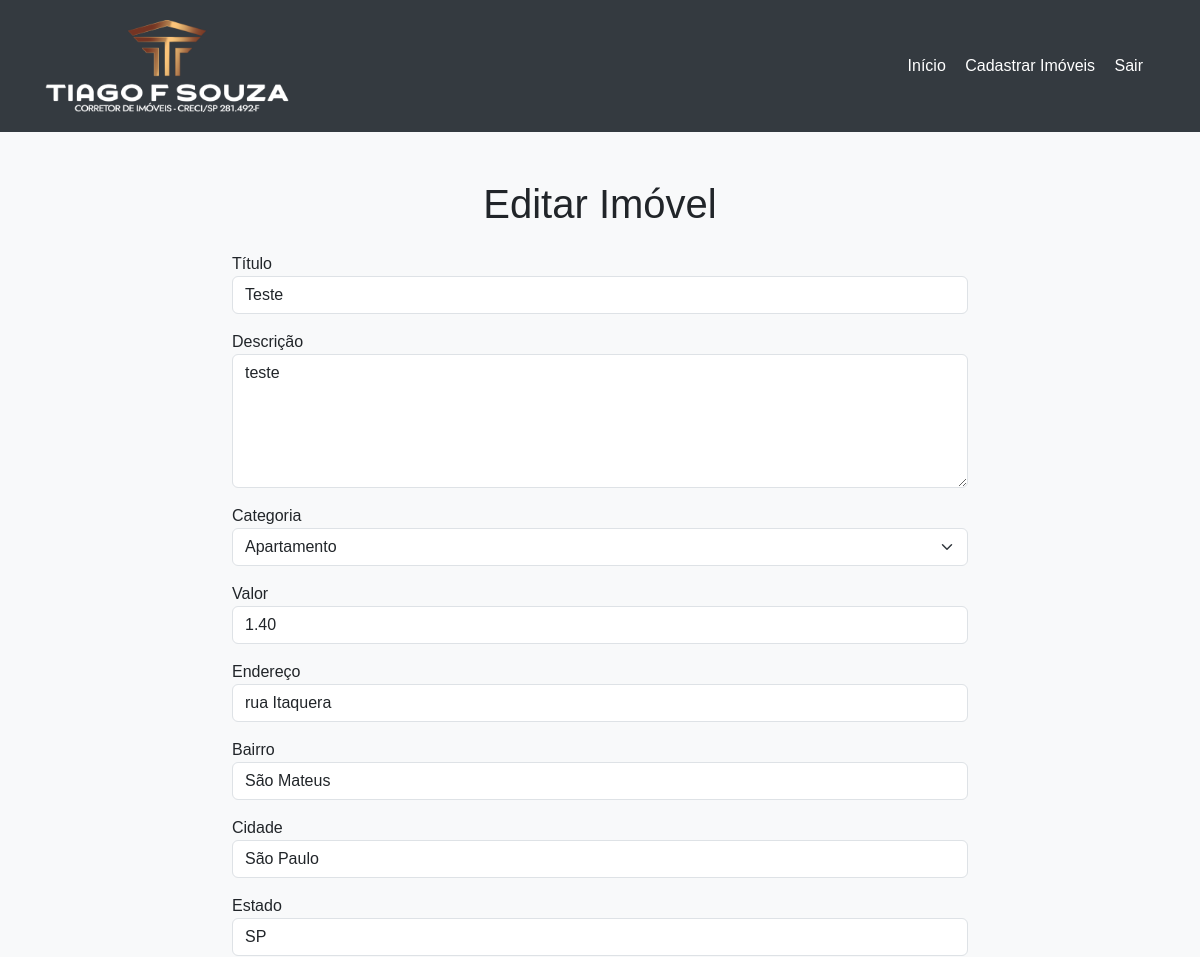
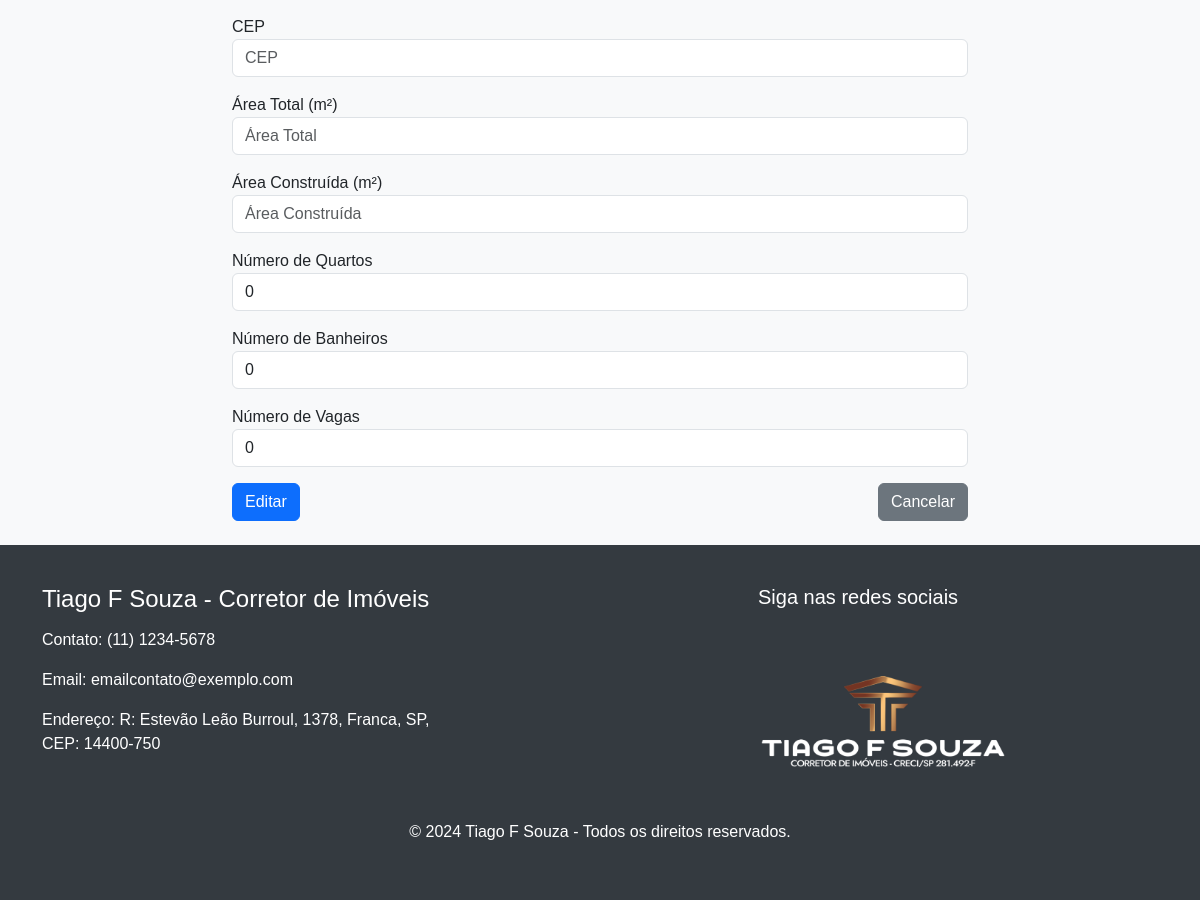
Page /adm/edit_aluguel.php?id=8 (signed in) on the committed database (2 pictures, top to bottom).
### tables this page shows
CREATE TABLE `aluguel` (
  `id` int(11) NOT NULL,
  `titulo` varchar(300) NOT NULL,
  `descricao` varchar(5000) NOT NULL,
  `foto` varchar(1000) NOT NULL,
  `valor` decimal(10,2) NOT NULL,
  `categoria` varchar(100) NOT NULL,
  `endereco` varchar(255) NOT NULL,
  `bairro` varchar(150) NOT NULL,
  `cidade` varchar(100) NOT NULL,
  `estado` varchar(50) NOT NULL,
  `cep` varchar(20) NOT NULL,
  `area_total` varchar(50) DEFAULT NULL,
  `area_construida` varchar(50) DEFAULT NULL,
  `num_quartos` int(11) DEFAULT NULL,
  `num_banheiros` int(11) DEFAULT NULL,
  `num_vagas` int(11) DEFAULT NULL
);

### adm/edit_aluguel.php (the view, shortened to what this page needs)
<?php
if(!empty($_GET['id'])){
    include('../conn.php');
    $id = $_GET['id'];
    $sqlSelect = "SELECT * FROM aluguel WHERE id=$id";
    $resultad = $mysqli->query($sqlSelect);
    if($resultad->num_rows > 0){
        while($post_data = mysqli_fetch_array($resultad)){
            $vTitulo = $post_data["titulo"];
            $vDesc = $post_data["descricao"];
            $vCat = $post_data["categoria"];
            $vValue = $post_data["valor"];
            $vEndereco = $post_data["endereco"];
            $vBairro = $post_data["bairro"];
            $vCidade = $post_data["cidade"];
            $vEstado = $post_data["estado"];
            $vCep = $post_data["cep"];
            $vAreaTotal = $post_data["area_total"];
            $vAreaConstruida = $post_data["area_construida"];
            $vNumQuartos = $post_data["num_quartos"];
            $vNumBanheiros = $post_data["num_banheiros"];
            $vNumVagas = $post_data["num_vagas"];
        }
    } else {
        header("Location: painel.php");
    }
}
?>
<!DOCTYPE html>
<html lang="pt-BR">
  <head>
    <link href="css/icofont/icofont.min.css" rel="stylesheet">
    <link href="https://cdn.jsdelivr.net/npm/bootstrap@5.3.0/dist/css/bootstrap.min.css" rel="stylesheet">
  </head>
  <body>
    <header>
        <div class="container">
            <div class="d-flex justify-content-between align-items-center">
                <a href="#" class="logo">
                    <img src="../images/logo.png" alt="Logo">
                </a>
                <nav class="nav-bar">
                    <div class="nav-items">
                        <a href="../index.php">Início</a>
                        <a href="upload.php">Cadastrar Imóveis</a>
                        <a href="logout.php">Sair</a>
                    </div>
                </nav>
            </div>
        </div>
    </header>
<main class="container mt-5">
    <div class="row justify-content-center">
        <div class="col-md-8">
            <h1 class="text-center mb-4">Editar Imóvel</h1>
            <form action="savedit_aluguel.php" method="POST" enctype="multipart/form-data">
                <div class="form-group mb-3">
                    <label for="titulo">Título</label>
                    <input type="text" class="form-control" name="titulo" id="titulo" value="<?php echo $vTitulo;?>" placeholder="Título">
                </div>
                <div class="form-group mb-3">
                    <label for="descp">Descrição</label>
                    <textarea class="form-control" name="descp" id="descp" rows="5" placeholder="Descrição"><?php echo $vDesc;?></textarea>
                </div>
                <div class="form-group mb-3">
                    <label for="categ">Categoria</label>
                    <select class="form-select" name="categ" id="categ">
                        <option value="<?php echo $vCat;?>" selected><?php echo $vCat;?></option>
                    </select>
                </div>
                <div class="form-group mb-3">
                    <label for="valor">Valor</label>
                    <input type="text" class="form-control" name="valor" id="valor" value="<?php echo $vValue;?>" placeholder="Valor">
                </div>
                <div class="form-group mb-3">
                    <label for="endereco">Endereço</label>
                    <input type="text" class="form-control" name="endereco" id="endereco" value="<?php echo $vEndereco;?>" placeholder="Endereço">
                </div>
                <div class="form-group mb-3">
                    <label for="bairro">Bairro</label>
                    <input type="text" class="form-control" name="bairro" id="bairro" value="<?php echo $vBairro;?>" placeholder="Bairro">
                </div>
                <div class="form-group mb-3">
                    <label for="cidade">Cidade</label>
                    <input type="text" class="form-control" name="cidade" id="cidade" value="<?php echo $vCidade;?>" placeholder="Cidade">
                </div>
                <div class="form-group mb-3">
                    <label for="estado">Estado</label>
                    <input type="text" class="form-control" name="estado" id="estado" value="<?php echo $vEstado;?>" placeholder="Estado">
                </div>
                <div class="form-group mb-3">
                    <label for="cep">CEP</label>
                    <input type="text" class="form-control" name="cep" id="cep" value="<?php echo $vCep;?>" placeholder="CEP">
                </div>
                <div class="form-group mb-3">
                    <label for="area_total">Área Total (m²)</label>
                    <input type="text" class="form-control" name="area_total" id="area_total" value="<?php echo $vAreaTotal;?>" placeholder="Área Total">
                </div>
                <div class="form-group mb-3">
                    <label for="area_construida">Área Construída (m²)</label>
                    <input type="text" class="form-control" name="area_construida" id="area_construida" value="<?php echo $vAreaConstruida;?>" placeholder="Área Construída">
                </div>
                <div class="form-group mb-3">
                    <label for="num_quartos">Número de Quartos</label>
                    <input type="number" class="form-control" name="num_quartos" id="num_quartos" value="<?php echo $vNumQuartos;?>" placeholder="Número de Quartos">
                </div>
                <div class="form-group mb-3">
                    <label for="num_banheiros">Número de Banheiros</label>
                    <input type="number" class="form-control" name="num_banheiros" id="num_banheiros" value="<?php echo $vNumBanheiros;?>" placeholder="Número de Banheiros">
                </div>
                <div class="form-group mb-3">
                    <label for="num_vagas">Número de Vagas</label>
                    <input type="number" class="form-control" name="num_vagas" id="num_vagas" value="<?php echo $vNumVagas;?>" placeholder="Número de Vagas">
                </div>
                <div class="d-flex justify-content-between">
                    <input type="submit" name="update" class="btn btn-primary" value="Editar">
                    <button type="button" class="btn btn-secondary" onclick="window.location.href='painel.php'">Cancelar</button>
                </div>
            </form>
        </div>
    </div> <br>
</main>
    <footer>
        <div class="container footer-container">
            <div class="group">
                <h4>Tiago F Souza - Corretor de Imóveis</h4>
                <p>Contato: (11) 1234-5678</p>
                <p>Email: emailcontato@exemplo.com</p>
                <p>Endereço: R: Estevão Leão Burroul, 1378, Franca, SP, CEP: 14400-750</p>
            </div>
            <div class="follow group">
                <h5>Siga nas redes sociais</h5>
                <ul>
                    <li><a href="#"><i class="icofont-facebook text-white"></i></a></li>
                    <li><a href="#"><i class="icofont-instagram text-white"></i></a></li>
                    <li><a href="#"><i class="icofont-whatsapp text-white"></i></a></li>
                </ul>
                <a href="#" class="logo">
                    <img src="../images/logo.png" alt="Logo">
                </a>
            </div>
        </div>
        <p class="text-center mt-5">&copy; 2024 Tiago F Souza - Todos os direitos reservados.</p>
    </footer>
</body>
</html>

### adm/edit_aluguel.php (style rules this page uses)
body { font-family: Arial, sans-serif; background-color: #f8f9fa; }
header { background-color: #343a40; padding: 20px; color: #fff; }
.logo img { width: 250px; }
.nav-bar .nav-items a { color: #fff; margin-right: 15px; text-decoration: none; }
footer { background-color: #343a40; color: #ffffff; padding: 40px 0; text-align: center; }
.footer-container { display: flex; justify-content: space-between; align-items: flex-start; flex-wrap: wrap; gap: 20px; }
.footer-container .group { flex: 1; text-align: left; max-width: 400px; }
.footer-container .group h4, .footer-container .group h5 { margin-bottom: 15px; }
.follow ul { list-style: none; display: flex; gap: 10px; padding: 0; }
.follow ul li a { color: white; font-size: 24px; text-decoration: none; }

### rows in the picture
aluguel: titulo "Teste", descp "teste", categ "Apartamento", valor "1.40", endereco "rua Itaquera", bairro "São Mateus", cidade "São Paulo", estado "SP", num_quartos "0", num_banheiros "0", num_vagas "0"
